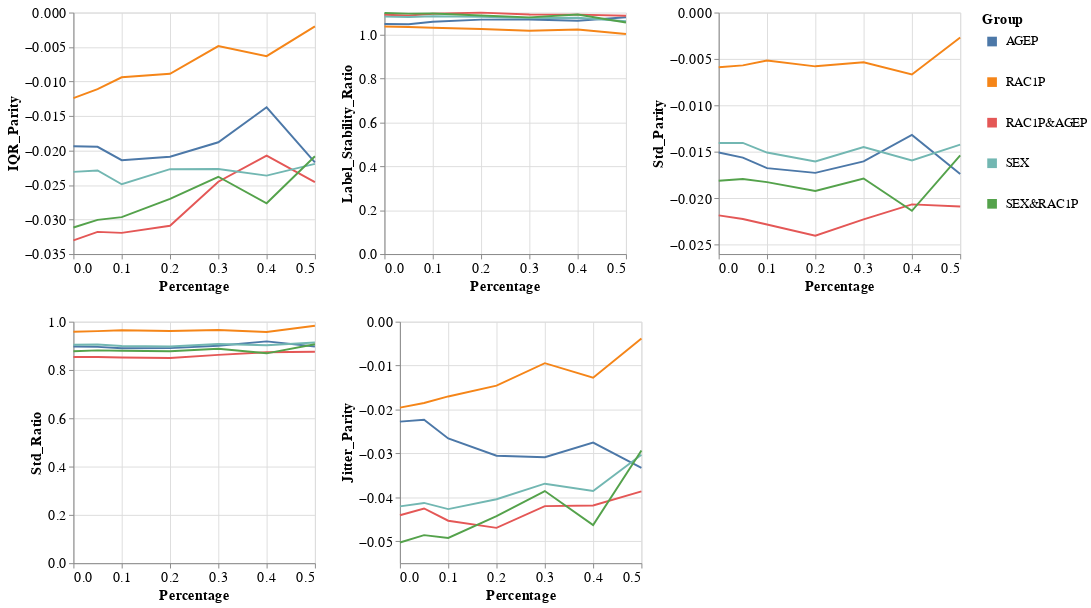

Notebook code cell kept with this figure:
### Markdown cell above
### Group metrics per dataset and model

### Code cell
visualizer.create_groups_grid_pct_lines_plot(model_name=MODEL_NAMES[0],
                                             target_preprocessing_technique=PREPROCESSING_TECHNIQUES[0],
                                             group_metrics_type='variance')

### Figure 1 — Vega-Lite specification as saved in the notebook (floating-point values rounded to 4 significant figures)
{"config": {"view": {"continuousWidth": 400, "continuousHeight": 300}, "axis": {"labelFontSize": 15, "titleFontSize": 15}, "legend": {"labelFontSize": 13, "symbolStrokeWidth": 10, "titleFontSize": 15}}, "vconcat": [{"hconcat": [{"mark": "line", "encoding": {"color": {"field": "Group", "type": "nominal"}, "x": {"field": "Percentage", "type": "quantitative"}, "y": {"field": "Metric_Value", "title": "IQR_Parity", "type": "quantitative"}}, "height": 250, "width": 250}, {"data": {"name": "data-ea8aeb4315c67cda21af2a296b6d31c0"}, "mark": "line", "encoding": {"color": {"field": "Group", "type": "nominal"}, "x": {"field": "Percentage", "type": "quantitative"}, "y": {"field": "Metric_Value", "title": "Label_Stability_Ratio", "type": "quantitative"}}, "height": 250, "width": 250}, {"data": {"name": "data-62d9b0ff2f6300adcc5b80a355cccb4d"}, "mark": "line", "encoding": {"color": {"field": "Group", "type": "nominal"}, "x": {"field": "Percentage", "type": "quantitative"}, "y": {"field": "Metric_Value", "title": "Std_Parity", "type": "quantitative"}}, "height": 250, "width": 250}]}, {"hconcat": [{"mark": "line", "encoding": {"color": {"field": "Group", "type": "nominal"}, "x": {"field": "Percentage", "type": "quantitative"}, "y": {"field": "Metric_Value", "title": "Std_Ratio", "type": "quantitative"}}, "height": 250, "width": 250}, {"data": {"name": "data-44a491afd1a72e7e90407547f8ce5387"}, "mark": "line", "encoding": {"color": {"field": "Group", "type": "nominal"}, "x": {"field": "Percentage", "type": "quantitative"}, "y": {"field": "Metric_Value", "title": "Jitter_Parity", "type": "quantitative"}}, "height": 250, "width": 250}], "data": {"name": "data-1c8bc27f5b5a96e0a4aca98600b0158e"}}], "data": {"name": "data-857617a6f3ea2513cfe1e5600edc6be1"}, "$schema": "https://vega.github.io/schema/vega-lite/v4.17.0.json", "datasets": {"data-857617a6f3ea2513cfe1e5600edc6be1": [{"Model_Name": "DecisionTreeClassifier", "Metric": "IQR_Parity", "Group": "AGEP", "Metric_Value": -0.01936, "Percentage": 0.0}, {"Model_Name": "DecisionTreeClassifier", "Metric": "IQR_Parity", "Group": "RAC1P", "Metric_Value": -0.01239, "Percentage": 0.0}, {"Model_Name": "DecisionTreeClassifier", "Metric": "IQR_Parity", "Group": "RAC1P&AGEP", "Metric_Value": -0.03301, "Percentage": 0.0}, {"Model_Name": "DecisionTreeClassifier", "Metric": "IQR_Parity", "Group": "SEX", "Metric_Value": -0.02309, "Percentage": 0.0}, {"Model_Name": "DecisionTreeClassifier", "Metric": "IQR_Parity", "Group": "SEX&RAC1P", "Metric_Value": -0.03115, "Percentage": 0.0}, {"Model_Name": "DecisionTreeClassifier", "Metric": "IQR_Parity", "Group": "AGEP", "Metric_Value": -0.01946, "Percentage": 0.05}, {"Model_Name": "DecisionTreeClassifier", "Metric": "IQR_Parity", "Group": "RAC1P", "Metric_Value": -0.01109, "Percentage": 0.05}, {"Model_Name": "DecisionTreeClassifier", "Metric": "IQR_Parity", "Group": "RAC1P&AGEP", "Metric_Value": -0.03179, "Percentage": 0.05}, {"Model_Name": "DecisionTreeClassifier", "Metric": "IQR_Parity", "Group": "SEX", "Metric_Value": -0.02288, "Percentage": 0.05}, {"Model_Name": "DecisionTreeClassifier", "Metric": "IQR_Parity", "Group": "SEX&RAC1P", "Metric_Value": -0.03004, "Percentage": 0.05}, {"Model_Name": "DecisionTreeClassifier", "Metric": "IQR_Parity", "Group": "AGEP", "Metric_Value": -0.02139, "Percentage": 0.1}, {"Model_Name": "DecisionTreeClassifier", "Metric": "IQR_Parity", "Group": "RAC1P", "Metric_Value": -0.009383, "Percentage": 0.1}, {"Model_Name": "DecisionTreeClassifier", "Metric": "IQR_Parity", "Group": "RAC1P&AGEP", "Metric_Value": -0.03193, "Percentage": 0.1}, {"Model_Name": "DecisionTreeClassifier", "Metric": "IQR_Parity", "Group": "SEX", "Metric_Value": -0.02488, "Percentage": 0.1}, {"Model_Name": "DecisionTreeClassifier", "Metric": "IQR_Parity", "Group": "SEX&RAC1P", "Metric_Value": -0.02965, "Percentage": 0.1}, {"Model_Name": "DecisionTreeClassifier", "Metric": "IQR_Parity", "Group": "AGEP", "Metric_Value": -0.0209, "Percentage": 0.2}, {"Model_Name": "DecisionTreeClassifier", "Metric": "IQR_Parity", "Group": "RAC1P", "Metric_Value": -0.008871, "Percentage": 0.2}, {"Model_Name": "DecisionTreeClassifier", "Metric": "IQR_Parity", "Group": "RAC1P&AGEP", "Metric_Value": -0.03089, "Percentage": 0.2}, {"Model_Name": "DecisionTreeClassifier", "Metric": "IQR_Parity", "Group": "SEX", "Metric_Value": -0.0227, "Percentage": 0.2}, {"Model_Name": "DecisionTreeClassifier", "Metric": "IQR_Parity", "Group": "SEX&RAC1P", "Metric_Value": -0.02701, "Percentage": 0.2}, {"Model_Name": "DecisionTreeClassifier", "Metric": "IQR_Parity", "Group": "AGEP", "Metric_Value": -0.0188, "Percentage": 0.3}, {"Model_Name": "DecisionTreeClassifier", "Metric": "IQR_Parity", "Group": "RAC1P", "Metric_Value": -0.004865, "Percentage": 0.3}, {"Model_Name": "DecisionTreeClassifier", "Metric": "IQR_Parity", "Group": "RAC1P&AGEP", "Metric_Value": -0.02452, "Percentage": 0.3}, {"Model_Name": "DecisionTreeClassifier", "Metric": "IQR_Parity", "Group": "SEX", "Metric_Value": -0.02267, "Percentage": 0.3}, {"Model_Name": "DecisionTreeClassifier", "Metric": "IQR_Parity", "Group": "SEX&RAC1P", "Metric_Value": -0.0238, "Percentage": 0.3}, {"Model_Name": "DecisionTreeClassifier", "Metric": "IQR_Parity", "Group": "AGEP", "Metric_Value": -0.01373, "Percentage": 0.4}, {"Model_Name": "DecisionTreeClassifier", "Metric": "IQR_Parity", "Group": "RAC1P", "Metric_Value": -0.006316, "Percentage": 0.4}, {"Model_Name": "DecisionTreeClassifier", "Metric": "IQR_Parity", "Group": "RAC1P&AGEP", "Metric_Value": -0.02072, "Percentage": 0.4}, {"Model_Name": "DecisionTreeClassifier", "Metric": "IQR_Parity", "Group": "SEX", "Metric_Value": -0.02364, "Percentage": 0.4}, {"Model_Name": "DecisionTreeClassifier", "Metric": "IQR_Parity", "Group": "SEX&RAC1P", "Metric_Value": -0.02765, "Percentage": 0.4}, {"Model_Name": "DecisionTreeClassifier", "Metric": "IQR_Parity", "Group": "AGEP", "Metric_Value": -0.0217, "Percentage": 0.5}, {"Model_Name": "DecisionTreeClassifier", "Metric": "IQR_Parity", "Group": "RAC1P", "Metric_Value": -0.002001, "Percentage": 0.5}, {"Model_Name": "DecisionTreeClassifier", "Metric": "IQR_Parity", "Group": "RAC1P&AGEP", "Metric_Value": -0.02457, "Percentage": 0.5}, {"Model_Name": "DecisionTreeClassifier", "Metric": "IQR_Parity", "Group": "SEX", "Metric_Value": -0.02193, "Percentage": 0.5}, {"Model_Name": "DecisionTreeClassifier", "Metric": "IQR_Parity", "Group": "SEX&RAC1P", "Metric_Value": -0.02083, "Percentage": 0.5}], "data-ea8aeb4315c67cda21af2a296b6d31c0": [{"Model_Name": "DecisionTreeClassifier", "Metric": "Label_Stability_Ratio", "Group": "AGEP", "Metric_Value": 1.048, "Percentage": 0.0}, {"Model_Name": "DecisionTreeClassifier", "Metric": "Label_Stability_Ratio", "Group": "RAC1P", "Metric_Value": 1.036, "Percentage": 0.0}, {"Model_Name": "DecisionTreeClassifier", "Metric": "Label_Stability_Ratio", "Group": "RAC1P&AGEP", "Metric_Value": 1.09, "Percentage": 0.0}, {"Model_Name": "DecisionTreeClassifier", "Metric": "Label_Stability_Ratio", "Group": "SEX", "Metric_Value": 1.081, "Percentage": 0.0}, {"Model_Name": "DecisionTreeClassifier", "Metric": "Label_Stability_Ratio", "Group": "SEX&RAC1P", "Metric_Value": 1.098, "Percentage": 0.0}, {"Model_Name": "DecisionTreeClassifier", "Metric": "Label_Stability_Ratio", "Group": "AGEP", "Metric_Value": 1.046, "Percentage": 0.05}, {"Model_Name": "DecisionTreeClassifier", "Metric": "Label_Stability_Ratio", "Group": "RAC1P", "Metric_Value": 1.035, "Percentage": 0.05}, {"Model_Name": "DecisionTreeClassifier", "Metric": "Label_Stability_Ratio", "Group": "RAC1P&AGEP", "Metric_Value": 1.086, "Percentage": 0.05}, {"Model_Name": "DecisionTreeClassifier", "Metric": "Label_Stability_Ratio", "Group": "SEX", "Metric_Value": 1.08, "Percentage": 0.05}, {"Model_Name": "DecisionTreeClassifier", "Metric": "Label_Stability_Ratio", "Group": "SEX&RAC1P", "Metric_Value": 1.095, "Percentage": 0.05}, {"Model_Name": "DecisionTreeClassifier", "Metric": "Label_Stability_Ratio", "Group": "AGEP", "Metric_Value": 1.058, "Percentage": 0.1}, {"Model_Name": "DecisionTreeClassifier", "Metric": "Label_Stability_Ratio", "Group": "RAC1P", "Metric_Value": 1.03, "Percentage": 0.1}, {"Model_Name": "DecisionTreeClassifier", "Metric": "Label_Stability_Ratio", "Group": "RAC1P&AGEP", "Metric_Value": 1.095, "Percentage": 0.1}, {"Model_Name": "DecisionTreeClassifier", "Metric": "Label_Stability_Ratio", "Group": "SEX", "Metric_Value": 1.083, "Percentage": 0.1}, {"Model_Name": "DecisionTreeClassifier", "Metric": "Label_Stability_Ratio", "Group": "SEX&RAC1P", "Metric_Value": 1.096, "Percentage": 0.1}, {"Model_Name": "DecisionTreeClassifier", "Metric": "Label_Stability_Ratio", "Group": "AGEP", "Metric_Value": 1.068, "Percentage": 0.2}, {"Model_Name": "DecisionTreeClassifier", "Metric": "Label_Stability_Ratio", "Group": "RAC1P", "Metric_Value": 1.025, "Percentage": 0.2}, {"Model_Name": "DecisionTreeClassifier", "Metric": "Label_Stability_Ratio", "Group": "RAC1P&AGEP", "Metric_Value": 1.1, "Percentage": 0.2}, {"Model_Name": "DecisionTreeClassifier", "Metric": "Label_Stability_Ratio", "Group": "SEX", "Metric_Value": 1.08, "Percentage": 0.2}, {"Model_Name": "DecisionTreeClassifier", "Metric": "Label_Stability_Ratio", "Group": "SEX&RAC1P", "Metric_Value": 1.086, "Percentage": 0.2}, {"Model_Name": "DecisionTreeClassifier", "Metric": "Label_Stability_Ratio", "Group": "AGEP", "Metric_Value": 1.069, "Percentage": 0.3}, {"Model_Name": "DecisionTreeClassifier", "Metric": "Label_Stability_Ratio", "Group": "RAC1P", "Metric_Value": 1.017, "Percentage": 0.3}, {"Model_Name": "DecisionTreeClassifier", "Metric": "Label_Stability_Ratio", "Group": "RAC1P&AGEP", "Metric_Value": 1.091, "Percentage": 0.3}, {"Model_Name": "DecisionTreeClassifier", "Metric": "Label_Stability_Ratio", "Group": "SEX", "Metric_Value": 1.075, "Percentage": 0.3}, {"Model_Name": "DecisionTreeClassifier", "Metric": "Label_Stability_Ratio", "Group": "SEX&RAC1P", "Metric_Value": 1.078, "Percentage": 0.3}, {"Model_Name": "DecisionTreeClassifier", "Metric": "Label_Stability_Ratio", "Group": "AGEP", "Metric_Value": 1.063, "Percentage": 0.4}, {"Model_Name": "DecisionTreeClassifier", "Metric": "Label_Stability_Ratio", "Group": "RAC1P", "Metric_Value": 1.023, "Percentage": 0.4}, {"Model_Name": "DecisionTreeClassifier", "Metric": "Label_Stability_Ratio", "Group": "RAC1P&AGEP", "Metric_Value": 1.091, "Percentage": 0.4}, {"Model_Name": "DecisionTreeClassifier", "Metric": "Label_Stability_Ratio", "Group": "SEX", "Metric_Value": 1.076, "Percentage": 0.4}, {"Model_Name": "DecisionTreeClassifier", "Metric": "Label_Stability_Ratio", "Group": "SEX&RAC1P", "Metric_Value": 1.091, "Percentage": 0.4}, {"Model_Name": "DecisionTreeClassifier", "Metric": "Label_Stability_Ratio", "Group": "AGEP", "Metric_Value": 1.079, "Percentage": 0.5}, {"Model_Name": "DecisionTreeClassifier", "Metric": "Label_Stability_Ratio", "Group": "RAC1P", "Metric_Value": 1.003, "Percentage": 0.5}, {"Model_Name": "DecisionTreeClassifier", "Metric": "Label_Stability_Ratio", "Group": "RAC1P&AGEP", "Metric_Value": 1.085, "Percentage": 0.5}, {"Model_Name": "DecisionTreeClassifier", "Metric": "Label_Stability_Ratio", "Group": "SEX", "Metric_Value": 1.06, "Percentage": 0.5}, {"Model_Name": "DecisionTreeClassifier", "Metric": "Label_Stability_Ratio", "Group": "SEX&RAC1P", "Metric_Value": 1.055, "Percentage": 0.5}], "data-62d9b0ff2f6300adcc5b80a355cccb4d": [{"Model_Name": "DecisionTreeClassifier", "Metric": "Std_Parity", "Group": "AGEP", "Metric_Value": -0.01506, "Percentage": 0.0}, {"Model_Name": "DecisionTreeClassifier", "Metric": "Std_Parity", "Group": "RAC1P", "Metric_Value": -0.005891, "Percentage": 0.0}, {"Model_Name": "DecisionTreeClassifier", "Metric": "Std_Parity", "Group": "RAC1P&AGEP", "Metric_Value": -0.02184, "Percentage": 0.0}, {"Model_Name": "DecisionTreeClassifier", "Metric": "Std_Parity", "Group": "SEX", "Metric_Value": -0.01405, "Percentage": 0.0}, {"Model_Name": "DecisionTreeClassifier", "Metric": "Std_Parity", "Group": "SEX&RAC1P", "Metric_Value": -0.01811, "Percentage": 0.0}, {"Model_Name": "DecisionTreeClassifier", "Metric": "Std_Parity", "Group": "AGEP", "Metric_Value": -0.01562, "Percentage": 0.05}, {"Model_Name": "DecisionTreeClassifier", "Metric": "Std_Parity", "Group": "RAC1P", "Metric_Value": -0.005687, "Percentage": 0.05}, {"Model_Name": "DecisionTreeClassifier", "Metric": "Std_Parity", "Group": "RAC1P&AGEP", "Metric_Value": -0.02222, "Percentage": 0.05}, {"Model_Name": "DecisionTreeClassifier", "Metric": "Std_Parity", "Group": "SEX", "Metric_Value": -0.01404, "Percentage": 0.05}, {"Model_Name": "DecisionTreeClassifier", "Metric": "Std_Parity", "Group": "SEX&RAC1P", "Metric_Value": -0.01792, "Percentage": 0.05}, {"Model_Name": "DecisionTreeClassifier", "Metric": "Std_Parity", "Group": "AGEP", "Metric_Value": -0.01675, "Percentage": 0.1}, {"Model_Name": "DecisionTreeClassifier", "Metric": "Std_Parity", "Group": "RAC1P", "Metric_Value": -0.00517, "Percentage": 0.1}, {"Model_Name": "DecisionTreeClassifier", "Metric": "Std_Parity", "Group": "RAC1P&AGEP", "Metric_Value": -0.02282, "Percentage": 0.1}, {"Model_Name": "DecisionTreeClassifier", "Metric": "Std_Parity", "Group": "SEX", "Metric_Value": -0.01507, "Percentage": 0.1}, {"Model_Name": "DecisionTreeClassifier", "Metric": "Std_Parity", "Group": "SEX&RAC1P", "Metric_Value": -0.01826, "Percentage": 0.1}, {"Model_Name": "DecisionTreeClassifier", "Metric": "Std_Parity", "Group": "AGEP", "Metric_Value": -0.01726, "Percentage": 0.2}, {"Model_Name": "DecisionTreeClassifier", "Metric": "Std_Parity", "Group": "RAC1P", "Metric_Value": -0.00579, "Percentage": 0.2}, {"Model_Name": "DecisionTreeClassifier", "Metric": "Std_Parity", "Group": "RAC1P&AGEP", "Metric_Value": -0.02402, "Percentage": 0.2}, {"Model_Name": "DecisionTreeClassifier", "Metric": "Std_Parity", "Group": "SEX", "Metric_Value": -0.01603, "Percentage": 0.2}, {"Model_Name": "DecisionTreeClassifier", "Metric": "Std_Parity", "Group": "SEX&RAC1P", "Metric_Value": -0.0192, "Percentage": 0.2}, {"Model_Name": "DecisionTreeClassifier", "Metric": "Std_Parity", "Group": "AGEP", "Metric_Value": -0.01602, "Percentage": 0.3}, {"Model_Name": "DecisionTreeClassifier", "Metric": "Std_Parity", "Group": "RAC1P", "Metric_Value": -0.005347, "Percentage": 0.3}, {"Model_Name": "DecisionTreeClassifier", "Metric": "Std_Parity", "Group": "RAC1P&AGEP", "Metric_Value": -0.02226, "Percentage": 0.3}, {"Model_Name": "DecisionTreeClassifier", "Metric": "Std_Parity", "Group": "SEX", "Metric_Value": -0.01448, "Percentage": 0.3}, {"Model_Name": "DecisionTreeClassifier", "Metric": "Std_Parity", "Group": "SEX&RAC1P", "Metric_Value": -0.01787, "Percentage": 0.3}, {"Model_Name": "DecisionTreeClassifier", "Metric": "Std_Parity", "Group": "AGEP", "Metric_Value": -0.01318, "Percentage": 0.4}, {"Model_Name": "DecisionTreeClassifier", "Metric": "Std_Parity", "Group": "RAC1P", "Metric_Value": -0.006668, "Percentage": 0.4}, {"Model_Name": "DecisionTreeClassifier", "Metric": "Std_Parity", "Group": "RAC1P&AGEP", "Metric_Value": -0.02065, "Percentage": 0.4}, {"Model_Name": "DecisionTreeClassifier", "Metric": "Std_Parity", "Group": "SEX", "Metric_Value": -0.01592, "Percentage": 0.4}, {"Model_Name": "DecisionTreeClassifier", "Metric": "Std_Parity", "Group": "SEX&RAC1P", "Metric_Value": -0.02134, "Percentage": 0.4}, {"Model_Name": "DecisionTreeClassifier", "Metric": "Std_Parity", "Group": "AGEP", "Metric_Value": -0.01739, "Percentage": 0.5}, {"Model_Name": "DecisionTreeClassifier", "Metric": "Std_Parity", "Group": "RAC1P", "Metric_Value": -0.002687, "Percentage": 0.5}, {"Model_Name": "DecisionTreeClassifier", "Metric": "Std_Parity", "Group": "RAC1P&AGEP", "Metric_Value": -0.02088, "Percentage": 0.5}, {"Model_Name": "DecisionTreeClassifier", "Metric": "Std_Parity", "Group": "SEX", "Metric_Value": -0.01422, "Percentage": 0.5}, {"Model_Name": "DecisionTreeClassifier", "Metric": "Std_Parity", "Group": "SEX&RAC1P", "Metric_Value": -0.01538, "Percentage": 0.5}], "data-1c8bc27f5b5a96e0a4aca98600b0158e": [{"Model_Name": "DecisionTreeClassifier", "Metric": "Std_Ratio", "Group": "AGEP", "Metric_Value": 0.8975, "Percentage": 0.0}, {"Model_Name": "DecisionTreeClassifier", "Metric": "Std_Ratio", "Group": "RAC1P", "Metric_Value": 0.9587, "Percentage": 0.0}, {"Model_Name": "DecisionTreeClassifier", "Metric": "Std_Ratio", "Group": "RAC1P&AGEP", "Metric_Value": 0.8535, "Percentage": 0.0}, {"Model_Name": "DecisionTreeClassifier", "Metric": "Std_Ratio", "Group": "SEX", "Metric_Value": 0.9042, "Percentage": 0.0}, {"Model_Name": "DecisionTreeClassifier", "Metric": "Std_Ratio", "Group": "SEX&RAC1P", "Metric_Value": 0.8778, "Percentage": 0.0}, {"Model_Name": "DecisionTreeClassifier", "Metric": "Std_Ratio", "Group": "AGEP", "Metric_Value": 0.8956, "Percentage": 0.05}, {"Model_Name": "DecisionTreeClassifier", "Metric": "Std_Ratio", "Group": "RAC1P", "Metric_Value": 0.9609, "Percentage": 0.05}, {"Model_Name": "DecisionTreeClassifier", "Metric": "Std_Ratio", "Group": "RAC1P&AGEP", "Metric_Value": 0.8537, "Percentage": 0.05}, {"Model_Name": "DecisionTreeClassifier", "Metric": "Std_Ratio", "Group": "SEX", "Metric_Value": 0.9057, "Percentage": 0.05}, {"Model_Name": "DecisionTreeClassifier", "Metric": "Std_Ratio", "Group": "SEX&RAC1P", "Metric_Value": 0.8812, "Percentage": 0.05}, {"Model_Name": "DecisionTreeClassifier", "Metric": "Std_Ratio", "Group": "AGEP", "Metric_Value": 0.8898, "Percentage": 0.1}, {"Model_Name": "DecisionTreeClassifier", "Metric": "Std_Ratio", "Group": "RAC1P", "Metric_Value": 0.9646, "Percentage": 0.1}, {"Model_Name": "DecisionTreeClassifier", "Metric": "Std_Ratio", "Group": "RAC1P&AGEP", "Metric_Value": 0.8517, "Percentage": 0.1}, {"Model_Name": "DecisionTreeClassifier", "Metric": "Std_Ratio", "Group": "SEX", "Metric_Value": 0.8995, "Percentage": 0.1}, {"Model_Name": "DecisionTreeClassifier", "Metric": "Std_Ratio", "Group": "SEX&RAC1P", "Metric_Value": 0.8794, "Percentage": 0.1}, {"Model_Name": "DecisionTreeClassifier", "Metric": "Std_Ratio", "Group": "AGEP", "Metric_Value": 0.8904, "Percentage": 0.2}, {"Model_Name": "DecisionTreeClassifier", "Metric": "Std_Ratio", "Group": "RAC1P", "Metric_Value": 0.961, "Percentage": 0.2}, {"Model_Name": "DecisionTreeClassifier", "Metric": "Std_Ratio", "Group": "RAC1P&AGEP", "Metric_Value": 0.8495, "Percentage": 0.2}, {"Model_Name": "DecisionTreeClassifier", "Metric": "Std_Ratio", "Group": "SEX", "Metric_Value": 0.8969, "Percentage": 0.2}, {"Model_Name": "DecisionTreeClassifier", "Metric": "Std_Ratio", "Group": "SEX&RAC1P", "Metric_Value": 0.8775, "Percentage": 0.2}, {"Model_Name": "DecisionTreeClassifier", "Metric": "Std_Ratio", "Group": "AGEP", "Metric_Value": 0.9, "Percentage": 0.3}, {"Model_Name": "DecisionTreeClassifier", "Metric": "Std_Ratio", "Group": "RAC1P", "Metric_Value": 0.9653, "Percentage": 0.3}, {"Model_Name": "DecisionTreeClassifier", "Metric": "Std_Ratio", "Group": "RAC1P&AGEP", "Metric_Value": 0.8626, "Percentage": 0.3}, {"Model_Name": "DecisionTreeClassifier", "Metric": "Std_Ratio", "Group": "SEX", "Metric_Value": 0.9079, "Percentage": 0.3}, {"Model_Name": "DecisionTreeClassifier", "Metric": "Std_Ratio", "Group": "SEX&RAC1P", "Metric_Value": 0.8878, "Percentage": 0.3}, {"Model_Name": "DecisionTreeClassifier", "Metric": "Std_Ratio", "Group": "AGEP", "Metric_Value": 0.9184, "Percentage": 0.4}, {"Model_Name": "DecisionTreeClassifier", "Metric": "Std_Ratio", "Group": "RAC1P", "Metric_Value": 0.9571, "Percentage": 0.4}, {"Model_Name": "DecisionTreeClassifier", "Metric": "Std_Ratio", "Group": "RAC1P&AGEP", "Metric_Value": 0.8731, "Percentage": 0.4}, {"Model_Name": "DecisionTreeClassifier", "Metric": "Std_Ratio", "Group": "SEX", "Metric_Value": 0.902, "Percentage": 0.4}, {"Model_Name": "DecisionTreeClassifier", "Metric": "Std_Ratio", "Group": "SEX&RAC1P", "Metric_Value": 0.8689, "Percentage": 0.4}, {"Model_Name": "DecisionTreeClassifier", "Metric": "Std_Ratio", "Group": "AGEP", "Metric_Value": 0.897, "Percentage": 0.5}, {"Model_Name": "DecisionTreeClassifier", "Metric": "Std_Ratio", "Group": "RAC1P", "Metric_Value": 0.9829, "Percentage": 0.5}, {"Model_Name": "DecisionTreeClassifier", "Metric": "Std_Ratio", "Group": "RAC1P&AGEP", "Metric_Value": 0.8753, "Percentage": 0.5}, {"Model_Name": "DecisionTreeClassifier", "Metric": "Std_Ratio", "Group": "SEX", "Metric_Value": 0.914, "Percentage": 0.5}, {"Model_Name": "DecisionTreeClassifier", "Metric": "Std_Ratio", "Group": "SEX&RAC1P", "Metric_Value": 0.9067, "Percentage": 0.5}], "data-44a491afd1a72e7e90407547f8ce5387": [{"Model_Name": "DecisionTreeClassifier", "Metric": "Jitter_Parity", "Group": "AGEP", "Metric_Value": -0.02277, "Percentage": 0.0}, {"Model_Name": "DecisionTreeClassifier", "Metric": "Jitter_Parity", "Group": "RAC1P", "Metric_Value": -0.01957, "Percentage": 0.0}, {"Model_Name": "DecisionTreeClassifier", "Metric": "Jitter_Parity", "Group": "RAC1P&AGEP", "Metric_Value": -0.04408, "Percentage": 0.0}, {"Model_Name": "DecisionTreeClassifier", "Metric": "Jitter_Parity", "Group": "SEX", "Metric_Value": -0.04206, "Percentage": 0.0}, {"Model_Name": "DecisionTreeClassifier", "Metric": "Jitter_Parity", "Group": "SEX&RAC1P", "Metric_Value": -0.0503, "Percentage": 0.0}, {"Model_Name": "DecisionTreeClassifier", "Metric": "Jitter_Parity", "Group": "AGEP", "Metric_Value": -0.02235, "Percentage": 0.05}, {"Model_Name": "DecisionTreeClassifier", "Metric": "Jitter_Parity", "Group": "RAC1P", "Metric_Value": -0.01851, "Percentage": 0.05}, {"Model_Name": "DecisionTreeClassifier", "Metric": "Jitter_Parity", "Group": "RAC1P&AGEP", "Metric_Value": -0.04255, "Percentage": 0.05}, {"Model_Name": "DecisionTreeClassifier", "Metric": "Jitter_Parity", "Group": "SEX", "Metric_Value": -0.04128, "Percentage": 0.05}, {"Model_Name": "DecisionTreeClassifier", "Metric": "Jitter_Parity", "Group": "SEX&RAC1P", "Metric_Value": -0.04862, "Percentage": 0.05}, {"Model_Name": "DecisionTreeClassifier", "Metric": "Jitter_Parity", "Group": "AGEP", "Metric_Value": -0.02659, "Percentage": 0.1}, {"Model_Name": "DecisionTreeClassifier", "Metric": "Jitter_Parity", "Group": "RAC1P", "Metric_Value": -0.01702, "Percentage": 0.1}, {"Model_Name": "DecisionTreeClassifier", "Metric": "Jitter_Parity", "Group": "RAC1P&AGEP", "Metric_Value": -0.04533, "Percentage": 0.1}, {"Model_Name": "DecisionTreeClassifier", "Metric": "Jitter_Parity", "Group": "SEX", "Metric_Value": -0.04268, "Percentage": 0.1}, {"Model_Name": "DecisionTreeClassifier", "Metric": "Jitter_Parity", "Group": "SEX&RAC1P", "Metric_Value": -0.04927, "Percentage": 0.1}, {"Model_Name": "DecisionTreeClassifier", "Metric": "Jitter_Parity", "Group": "AGEP", "Metric_Value": -0.03053, "Percentage": 0.2}, {"Model_Name": "DecisionTreeClassifier", "Metric": "Jitter_Parity", "Group": "RAC1P", "Metric_Value": -0.01456, "Percentage": 0.2}, {"Model_Name": "DecisionTreeClassifier", "Metric": "Jitter_Parity", "Group": "RAC1P&AGEP", "Metric_Value": -0.04696, "Percentage": 0.2}, {"Model_Name": "DecisionTreeClassifier", "Metric": "Jitter_Parity", "Group": "SEX", "Metric_Value": -0.04043, "Percentage": 0.2}, {"Model_Name": "DecisionTreeClassifier", "Metric": "Jitter_Parity", "Group": "SEX&RAC1P", "Metric_Value": -0.04427, "Percentage": 0.2}, {"Model_Name": "DecisionTreeClassifier", "Metric": "Jitter_Parity", "Group": "AGEP", "Metric_Value": -0.03087, "Percentage": 0.3}, {"Model_Name": "DecisionTreeClassifier", "Metric": "Jitter_Parity", "Group": "RAC1P", "Metric_Value": -0.009449, "Percentage": 0.3}, {"Model_Name": "DecisionTreeClassifier", "Metric": "Jitter_Parity", "Group": "RAC1P&AGEP", "Metric_Value": -0.042, "Percentage": 0.3}, {"Model_Name": "DecisionTreeClassifier", "Metric": "Jitter_Parity", "Group": "SEX", "Metric_Value": -0.0369, "Percentage": 0.3}, {"Model_Name": "DecisionTreeClassifier", "Metric": "Jitter_Parity", "Group": "SEX&RAC1P", "Metric_Value": -0.03857, "Percentage": 0.3}, {"Model_Name": "DecisionTreeClassifier", "Metric": "Jitter_Parity", "Group": "AGEP", "Metric_Value": -0.02754, "Percentage": 0.4}, {"Model_Name": "DecisionTreeClassifier", "Metric": "Jitter_Parity", "Group": "RAC1P", "Metric_Value": -0.01277, "Percentage": 0.4}, {"Model_Name": "DecisionTreeClassifier", "Metric": "Jitter_Parity", "Group": "RAC1P&AGEP", "Metric_Value": -0.04186, "Percentage": 0.4}, {"Model_Name": "DecisionTreeClassifier", "Metric": "Jitter_Parity", "Group": "SEX", "Metric_Value": -0.03858, "Percentage": 0.4}, {"Model_Name": "DecisionTreeClassifier", "Metric": "Jitter_Parity", "Group": "SEX&RAC1P", "Metric_Value": -0.04632, "Percentage": 0.4}, {"Model_Name": "DecisionTreeClassifier", "Metric": "Jitter_Parity", "Group": "AGEP", "Metric_Value": -0.0333, "Percentage": 0.5}, {"Model_Name": "DecisionTreeClassifier", "Metric": "Jitter_Parity", "Group": "RAC1P", "Metric_Value": -0.003853, "Percentage": 0.5}, {"Model_Name": "DecisionTreeClassifier", "Metric": "Jitter_Parity", "Group": "RAC1P&AGEP", "Metric_Value": -0.03865, "Percentage": 0.5}, {"Model_Name": "DecisionTreeClassifier", "Metric": "Jitter_Parity", "Group": "SEX", "Metric_Value": -0.03032, "Percentage": 0.5}, {"Model_Name": "DecisionTreeClassifier", "Metric": "Jitter_Parity", "Group": "SEX&RAC1P", "Metric_Value": -0.02935, "Percentage": 0.5}]}}
